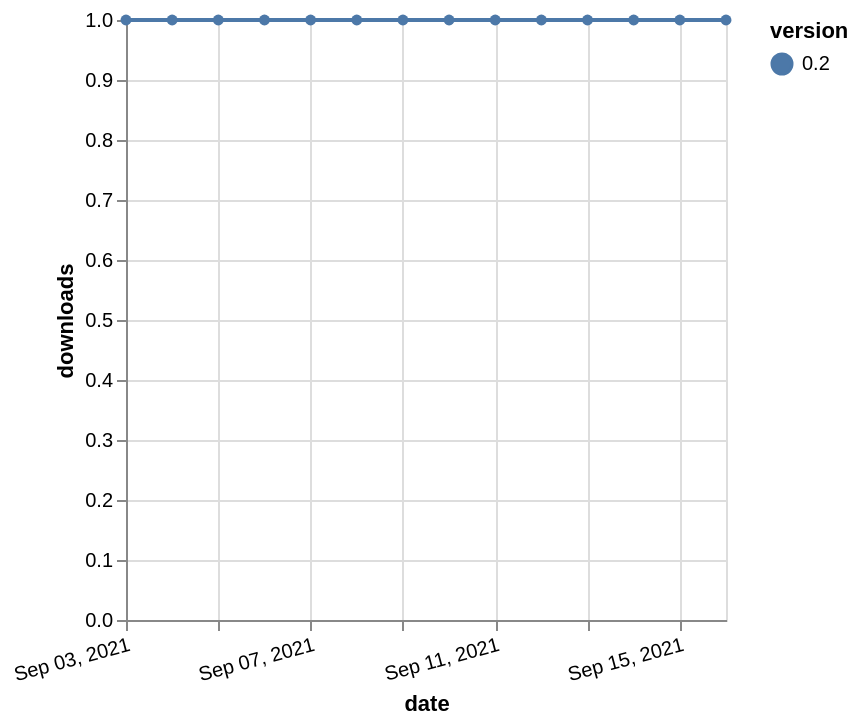

Vega-Lite specification for this chart:
### Vega-Lite specification from a JSON file in a GitHub repository (floating-point values rounded to 4 significant figures)
{"$schema": "https://vega.github.io/schema/vega-lite/v5.json", "description": "A simple bar chart with embedded data.", "data": {"values": [{"date": "2021-09-03", "total": 143, "delta": 1, "version": "0.2"}, {"date": "2021-09-04", "total": 144, "delta": 1, "version": "0.2"}, {"date": "2021-09-05", "total": 145, "delta": 1, "version": "0.2"}, {"date": "2021-09-06", "total": 146, "delta": 1, "version": "0.2"}, {"date": "2021-09-07", "total": 147, "delta": 1, "version": "0.2"}, {"date": "2021-09-08", "total": 148, "delta": 1, "version": "0.2"}, {"date": "2021-09-09", "total": 149, "delta": 1, "version": "0.2"}, {"date": "2021-09-10", "total": 150, "delta": 1, "version": "0.2"}, {"date": "2021-09-11", "total": 151, "delta": 1, "version": "0.2"}, {"date": "2021-09-12", "total": 152, "delta": 1, "version": "0.2"}, {"date": "2021-09-13", "total": 153, "delta": 1, "version": "0.2"}, {"date": "2021-09-14", "total": 154, "delta": 1, "version": "0.2"}, {"date": "2021-09-15", "total": 155, "delta": 1, "version": "0.2"}, {"date": "2021-09-16", "total": 156, "delta": 1, "version": "0.2"}]}, "width": "container", "mark": {"type": "line", "point": {"filled": true}}, "encoding": {"x": {"field": "date", "type": "temporal", "timeUnit": "yearmonthdate", "title": "date", "axis": {"labelAngle": -15}}, "y": {"field": "delta", "type": "quantitative", "title": "downloads"}, "color": {"field": "version", "type": "nominal"}, "tooltip": {"field": "delta"}}}
